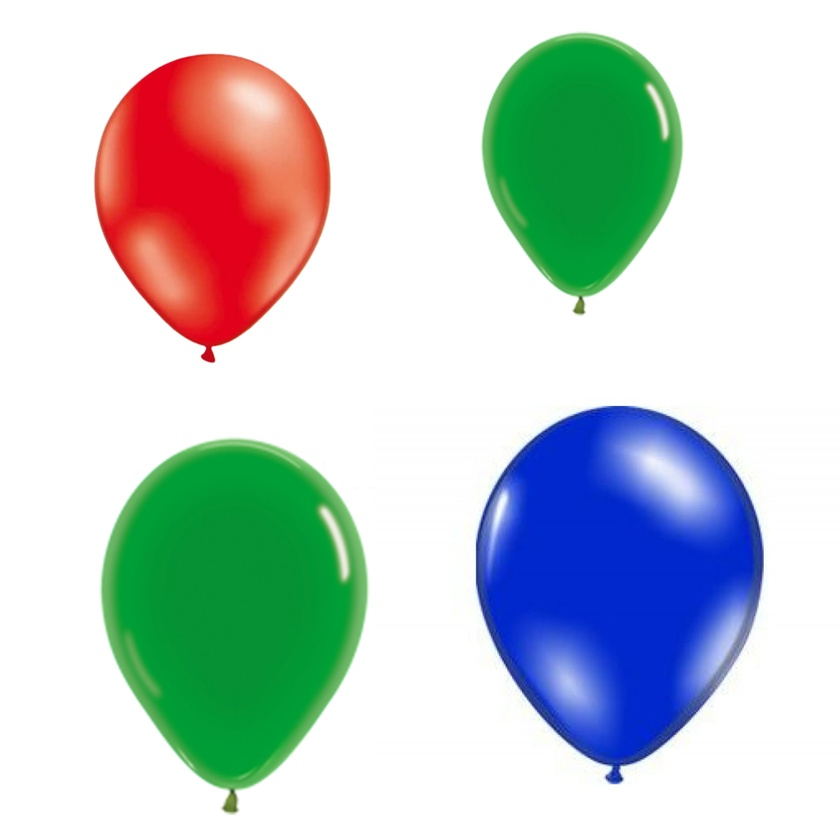
#> input picture robotics-pictures-analysis/images/source/balloons.jpg, 840 x 840 px, shrunk from 1255 x 1254 before the run, found by its file name
$ python analyser.py
#> lines starting #> are read from the running program, lines starting #| are printed output that depends on the picture; after the words box and inside, x2 and y2 are one past the last pixel; in counts of white or black regions, pixels touching at a corner belong together
import cv2
import numpy as np
import os

# в этой функции реализуется вся необходимая обработка изображения
def mark_objects(image_path, output_dir):

    # чтение изображения
    img = cv2.imread(image_path, cv2.IMREAD_GRAYSCALE)
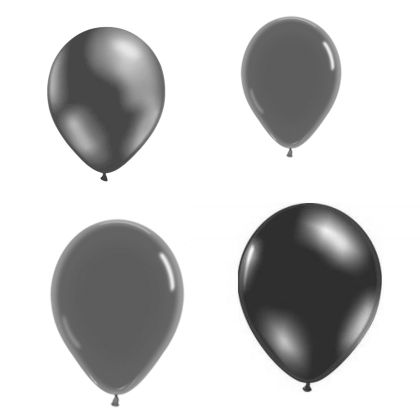
#> img: shape (840, 840) (shown at 1/2 size); min 30, max 255, mean 201.8
    if img is None:
        print(f"Error: Could not read image at {image_path}")
        return

    # бинаризация изображения
    thresh = cv2.adaptiveThreshold(img, 255, cv2.ADAPTIVE_THRESH_GAUSSIAN_C, cv2.THRESH_BINARY_INV, 11, 2)
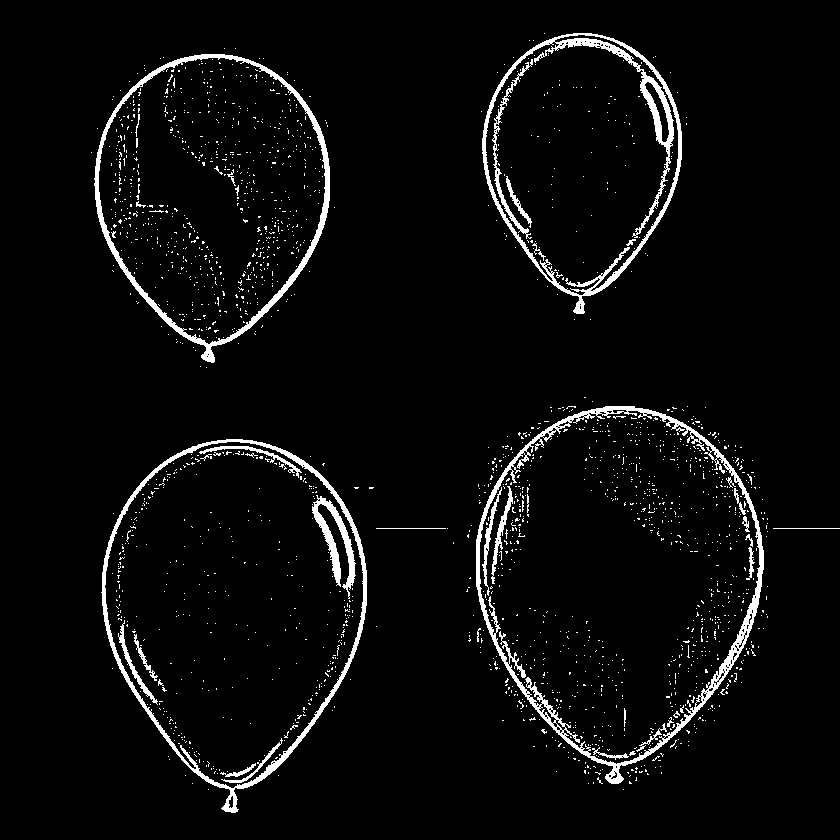
#> thresh: shape (840, 840); 4.3% white; 2057 white regions (2019 under 20 px), largest, box (x1, y1, x2, y2) and area: (476, 406, 764, 784) 6323, (482, 33, 682, 314) 5185, (101, 439, 367, 813) 4327

    # заполнение возможных пробелов внутри объектов на картинке
    kernel = np.ones((3, 3), np.uint8)
    closing = cv2.morphologyEx(thresh, cv2.MORPH_CLOSE, kernel)
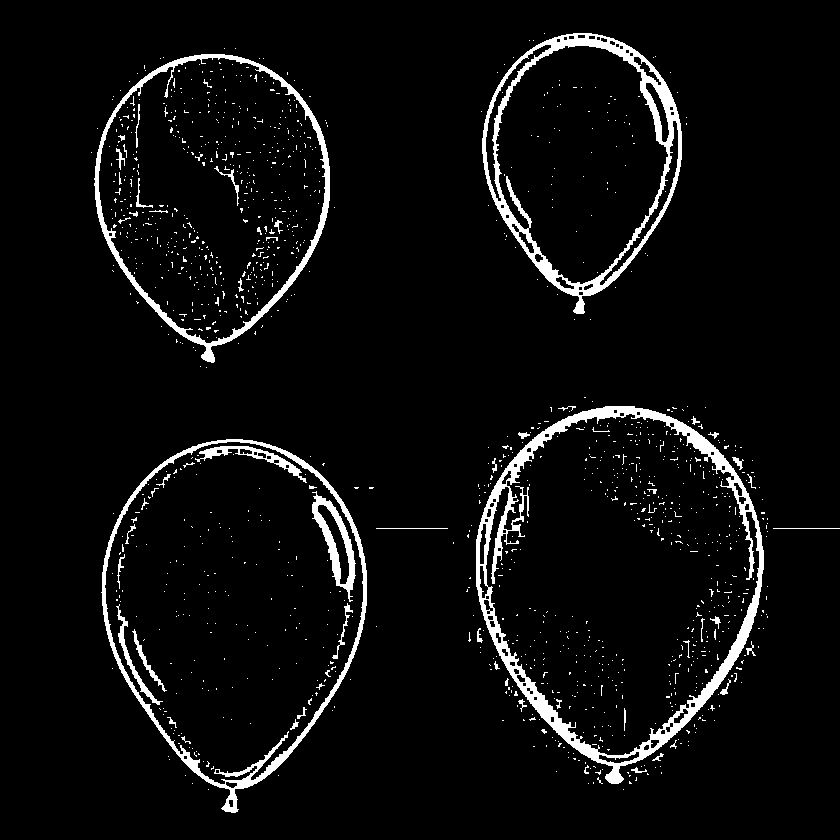
#> closing: shape (840, 840); 5.1% white; 1310 white regions (1248 under 20 px)

    # нахождение контуров объектов
    contours, _ = cv2.findContours(closing, cv2.RETR_EXTERNAL, cv2.CHAIN_APPROX_SIMPLE)
#> contours = 263 contours, 253 with area under 20; largest, box (x1, y1, x2, y2) and area: (476, 406, 764, 784) 77103, (101, 439, 367, 813) 68940, (94, 54, 330, 363) 51469, (482, 33, 682, 314) 38926, (732, 457, 744, 470) 42

    # преобразование изображения в цветное
    img_color = cv2.cvtColor(img, cv2.COLOR_GRAY2BGR)

    # проверка на наличие контуров
    if not contours:
        print("Error: No contours found in the image.")
        cv2.imshow("Result", img_color)
        cv2.waitKey(0)
        cv2.destroyAllWindows()
        return

    # фильтрация маленьких контуров (шум)
    min_area = 50
    filtered_contours = [c for c in contours if cv2.contourArea(c) > min_area]
#> filtered_contours = 4 contours; box (x1, y1, x2, y2) and area: (476, 406, 764, 784) 77103, (101, 439, 367, 813) 68940, (94, 54, 330, 363) 51469, (482, 33, 682, 314) 38926

    # проверка на наличие контуров уже после фильтрации
    if not filtered_contours:
        print("Error: No contours found after filtering small contours.")
        cv2.imshow("Result", img_color)
        cv2.waitKey(0)
        cv2.destroyAllWindows()
        return

    # рисование контуров и центров объектов
    for c in filtered_contours:
        cv2.drawContours(img_color, [c], -1, (0, 255, 0), 2)
        M = cv2.moments(c)
        if M["m00"] != 0:
            cX = int(M["m10"] / M["m00"])
            cY = int(M["m01"] / M["m00"])
            cv2.circle(img_color, (cX, cY), 5, (0, 0, 255), -1)
#> this loop made 4 passes
#> (cX, cY) on passes 1 to 4: (233, 604), (618, 577), (211, 192), (581, 156)
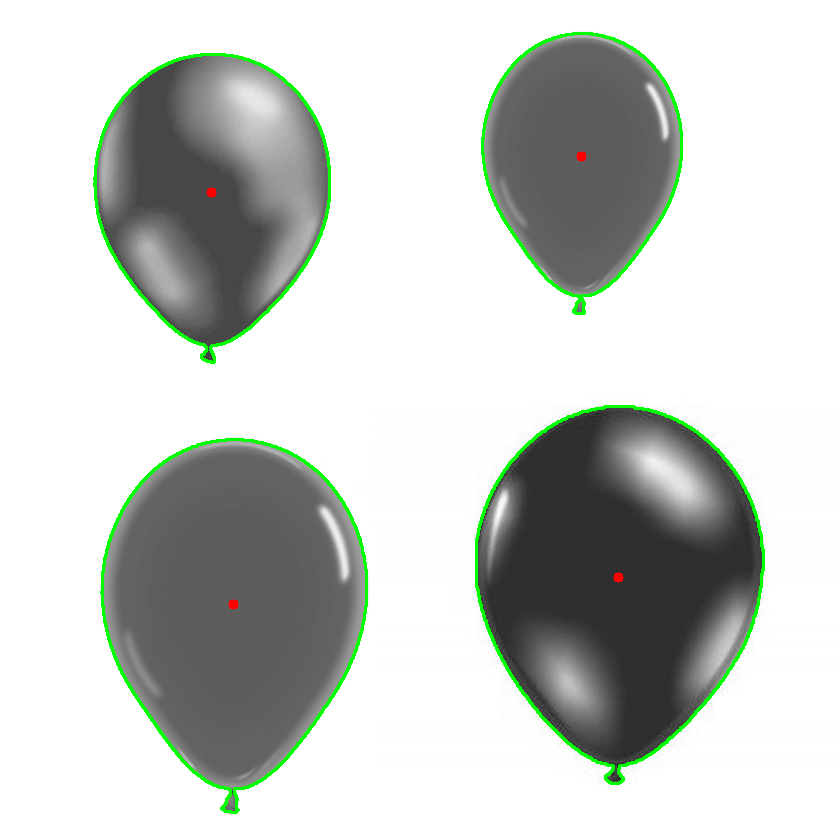
#> img_color: shape (840, 840, 3); mean B, G, R 198.7, 203.3, 198.9

    # нахождение самого большого и самого маленького контуров объектов
    largest_contour = max(filtered_contours, key=cv2.contourArea)
#> largest_contour = contour of 513 points, box (x1, y1, x2, y2) (476, 406, 764, 784), area 77103
    smallest_contour = min(filtered_contours, key=cv2.contourArea)
#> smallest_contour = contour of 352 points, box (x1, y1, x2, y2) (482, 33, 682, 314), area 38926

    def draw_center(contour, color, label):
#> called with contour = array of shape (513, 1, 2), color = (0, 255, 255), label = 'Largest'
        M = cv2.moments(contour)
#> M = moments, m00 77103, centre m10/m00, m01/m00 = (618.7, 577.1)
        if M["m00"] != 0:
            cX = int(M["m10"] / M["m00"])
#> cX = 618
            cY = int(M["m01"] / M["m00"])
#> cY = 577
            cv2.circle(img_color, (cX, cY), 7, color, -1)
#> img_color: shape (840, 840, 3); 0.02% of pixels changed, all inside (x1, y1, x2, y2) = (611, 570, 626, 585)
            cv2.putText(img_color, label, (cX - 25, cY - 25), cv2.FONT_HERSHEY_SIMPLEX, 0.5, color, 2)

    # отдельно рисование контуров самого большого / маленького объектов
    draw_center(largest_contour, (0, 255, 255), "Largest")
    draw_center(smallest_contour, (255, 0, 255), "Smallest")
#> call 2 of draw_center, with contour = array of shape (352, 1, 2), color = (255, 0, 255), label = 'Smallest'
#> in draw_center (call 2), `M = cv2.moments(contour)`: M = moments, m00 38926.5, centre m10/m00, m01/m00 = (581.8, 157)
#> in draw_center (call 2), `cX = int(M["m10"] / M["m00"])`: cX = 581
#> in draw_center (call 2), `cY = int(M["m01"] / M["m00"])`: cY = 156
#> in draw_center (call 2), `cv2.putText(img_color, label, (cX - 25, cY - 25), cv2.FONT_HERSHEY_SIM..`:
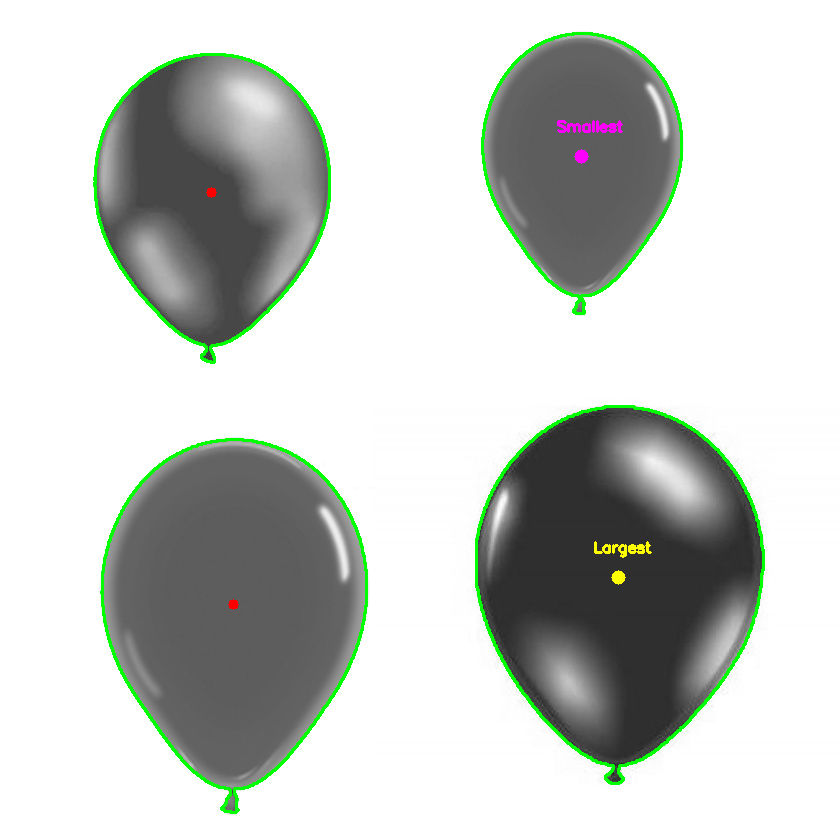
#> img_color: shape (840, 840, 3); mean B, G, R 198.9, 203.4, 199.1

    # создание директории result и сохранение в нее обработанного изображения
    os.makedirs(output_dir, exist_ok=True)
    output_path = os.path.join(output_dir, os.path.basename(image_path))
    cv2.imwrite(output_path, img_color)
    print(f"Image saved to: {output_path}")

    # отображение результата и закрытие окон
    cv2.imshow("Result", img_color)
    cv2.waitKey(0)
    cv2.destroyAllWindows()

output_directory = "/Users/diamantelz/PycharmProjects/robotics-pictures-analysis/images/result"

image_path = "/Users/diamantelz/PycharmProjects/robotics-pictures-analysis/images/source/balloons.jpg"
# image_path = "/Users/diamantelz/PycharmProjects/robotics-pictures-analysis/images/source/coins.jpg"
# image_path = "/Users/diamantelz/PycharmProjects/robotics-pictures-analysis/images/source/markers.jpg"

mark_objects(image_path, output_directory)

$ run again, with robotics-pictures-analysis/images/source/coins.jpg copied over robotics-pictures-analysis/images/source/balloons.jpg
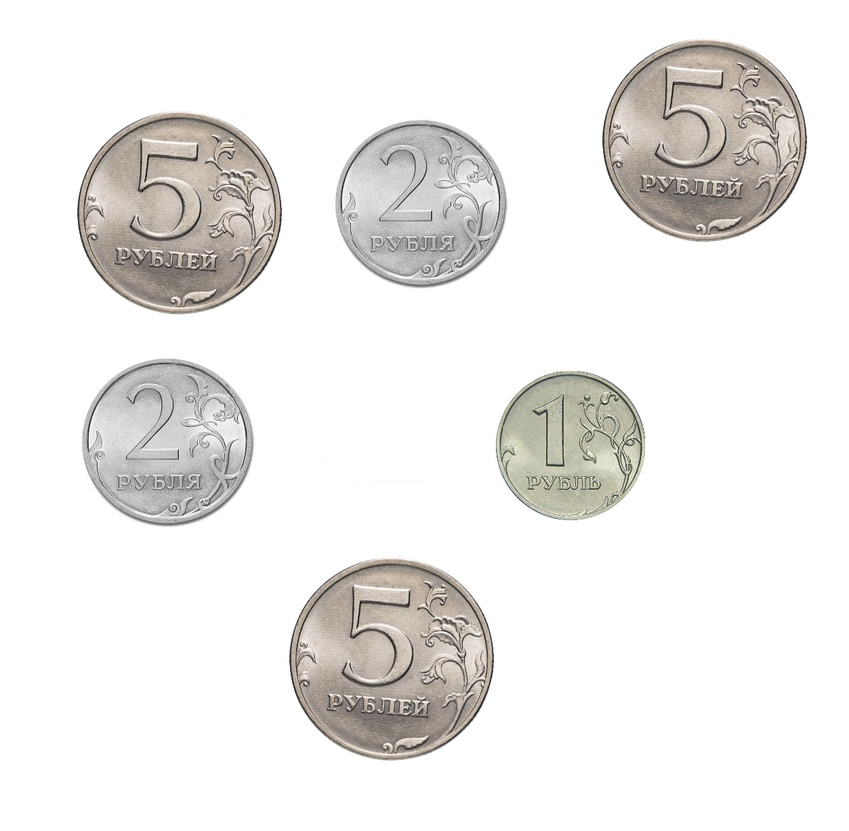
#> input picture robotics-pictures-analysis/images/source/coins.jpg, 849 x 831 px, shrunk from 1253 x 1227 before the run, found by its file name
#> in mark_objects, `thresh = cv2.adaptiveThreshold(img, 255, cv2.ADAPTIVE_THRESH_GAUSSIAN_..`:
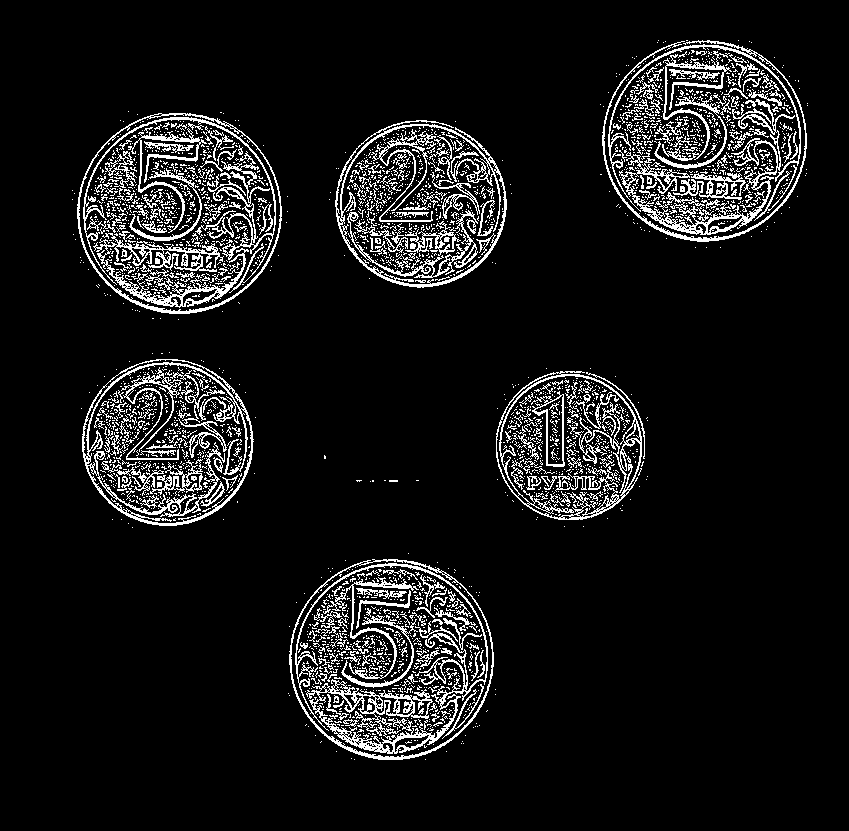
#> thresh: shape (831, 849); 8.8% white in thin lines or dots, all inside (x1, y1, x2, y2) = (72, 40, 808, 760)
#> closing: shape (831, 849); 15.5% white; 227 white regions (221 under 20 px)
#> contours = 193 contours, 187 with area under 20; largest, box (x1, y1, x2, y2) and area: (77, 113, 282, 314) 32190, (602, 40, 807, 242) 32176, (289, 559, 494, 760) 32174, (82, 359, 254, 526) 22234, (335, 120, 507, 288) 22203, (496, 371, 645, 520) 17400
#> filtered_contours = 6 contours; box (x1, y1, x2, y2) and area: (77, 113, 282, 314) 32190, (602, 40, 807, 242) 32176, (289, 559, 494, 760) 32174, (82, 359, 254, 526) 22234, (335, 120, 507, 288) 22203, (496, 371, 645, 520) 17400
#> the loop in mark_objects, `for c in filtered_contours:` made 6 passes
#> (cX, cY) on passes 1 to 6: (391, 658), (570, 444), (167, 441), (420, 203), (179, 212), (704, 139)
#> largest_contour = contour of 282 points, box (x1, y1, x2, y2) (77, 113, 282, 314), area 32190
#> smallest_contour = contour of 200 points, box (x1, y1, x2, y2) (496, 371, 645, 520), area 17400
#> M = moments, m00 32190.5, centre m10/m00, m01/m00 = (179, 212.3)
#> in draw_center, `cX = int(M["m10"] / M["m00"])`: cX = 179
#> in draw_center, `cY = int(M["m01"] / M["m00"])`: cY = 212
#> M = moments, m00 17399.5, centre m10/m00, m01/m00 = (570.1, 445)
#> in draw_center (call 2), `cX = int(M["m10"] / M["m00"])`: cX = 570
#> in draw_center (call 2), `cY = int(M["m01"] / M["m00"])`: cY = 444
#> in draw_center (call 2), `cv2.putText(img_color, label, (cX - 25, cY - 25), cv2.FONT_HERSHEY_SIM..`:
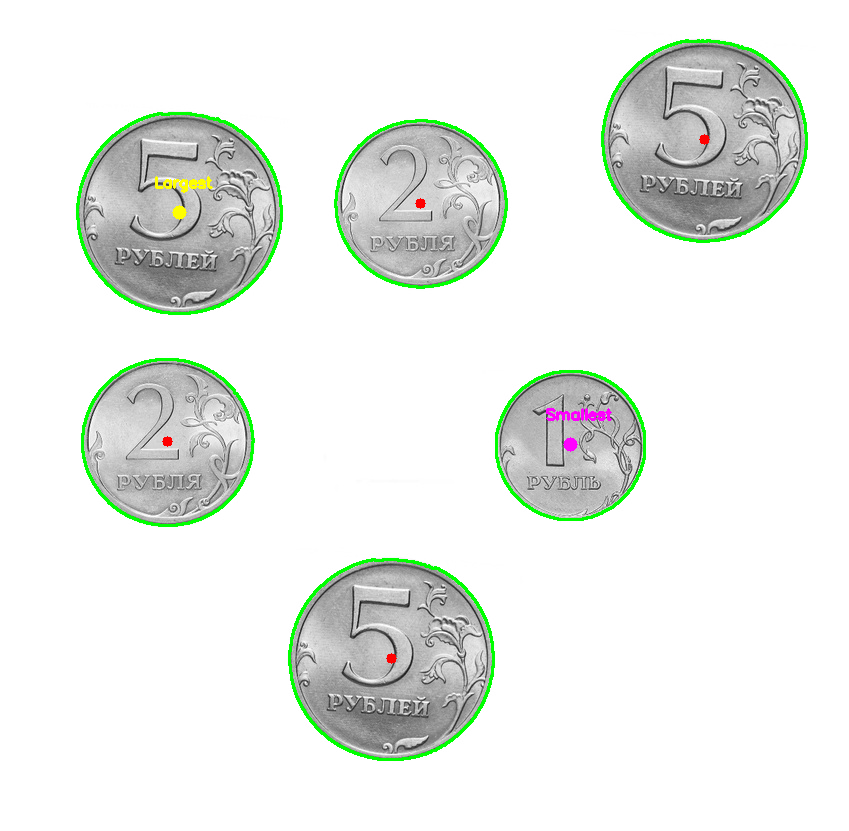
#> img_color: shape (831, 849, 3); mean B, G, R 232.8, 237, 233.1
